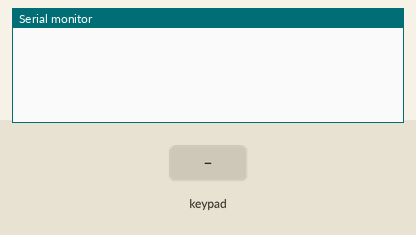
Recording of a sketch running on a simulated ESP32. Shown: the last lines printed to the serial monitor. Inputs (shaded band) come from the test bench.

Above: at 1.2 s.
1.3 s: key '1' pressed
At 1.9 s:
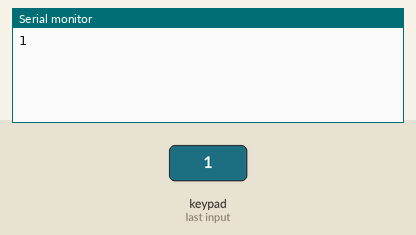
2.8 s: keypad keys 1 3 1 2 1 4 2 7 # pressed 0.4 s apart
At 6.9 s:
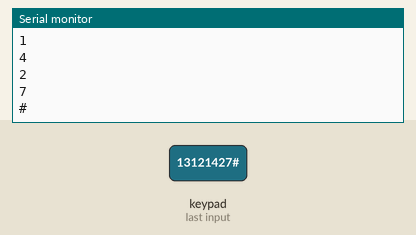
7.9 s: key 'A' pressed
At 8.3 s:
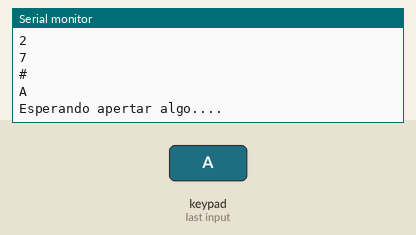
9.4 s: keypad keys 1 3 1 2 1 4 2 7 * pressed 0.4 s apart
At 14.0 s:
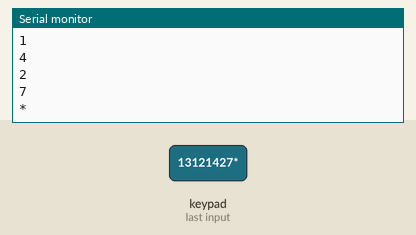
14.5 s: key 'B' pressed
At 15.5 s:
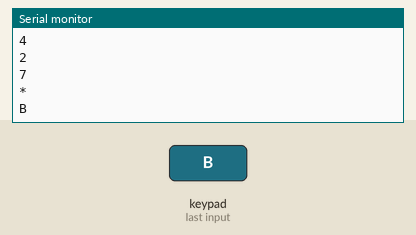
16.0 s: keypad keys 1 3 1 2 1 4 2 7 D pressed 0.4 s apart
At 20.5 s:
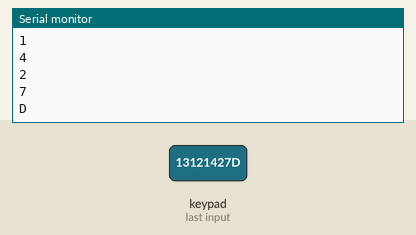
Timing chart, 0 to 22.0 s (numbered marks = the images above; inputs shaded):
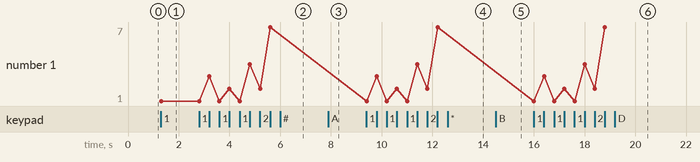

The sketch:

ESP32-KeyPad-Event.ino
```cpp
#include <Keypad.h>                                                // biblioteca Keypad

const byte ROWS = 4;                                               // Keypad 4 linhas
const byte COLS = 4;                                               // Keypad 4 colunas

char hexaKeys[ROWS][COLS] = {
  {'1', '2', '3', 'A'},
  {'4', '5', '6', 'B'},
  {'7', '8', '9', 'C'},
  {'*', '0', '#', 'D'}                                             // alterações *=F e #=E
};

byte rowPins[ROWS] = {13, 12, 14, 27};                               // portas D11 a D8 conectadas nas linhas do Keypad
byte colPins[COLS] = {26, 25, 33, 32};                                 // portas D7 a D4  conectadas nas colunas do Keypad
//{12, 11, 13, 2

Keypad keypad = Keypad( makeKeymap(hexaKeys), rowPins, colPins, ROWS, COLS);  // inicializa o Keypad


bool change = false;
unsigned long lastCall = 0;
boolean flag = HIGH;

void setup(){
  Serial.begin(115200);                    // console serial 9600 Bps
  //pinMode(LED_BUILTIN, OUTPUT);
  keypad.addEventListener(keypadEvent);

}

void loop(){
  char key = keypad.getKey();                  // leitura da tecla pressionada no Keypad
  //if(customKey){
    //Serial.println(customKey);
  //}
  //delay(20);
  if(millis() - lastCall >= 1000){
    lastCall = millis();
    flag = !flag;
    //digitalWrite(LED_BUILTIN, flag);
  }
  if (change == true) getnum();
}

void keypadEvent(KeypadEvent key){
  char tecla = keypad.getState();
  //switch(keypad.getState()){
  switch(tecla){
    case PRESSED:
    String s = (String)key;

      Serial.println(s);
      if(key == 'A'){
        change = true;
      }
      else{

      }
    break;
  }
}

void getnum(){
  Serial.println("Esperando apertar algo....");
  char key = keypad.waitForKey();

  if(key) Serial.println(key);
  change = false;
}

void handleState(){

}
```

Measured:
- after the input at 1.3 s, the serial monitor: prints a new line at once (image 1)
- after the input at 2.8 s, the serial monitor: prints a new line after 0.41 s (image 2)
- after the input at 7.9 s, the serial monitor: prints a new line at once (image 3)
- after the input at 9.4 s, the serial monitor: prints a new line at once (image 4)
- after the input at 14.5 s, the serial monitor: prints a new line at once (image 5)
- after the input at 16.0 s, the serial monitor: prints a new line at once (image 6)
- plotted number 1: 1 → 7 after the input at 2.8 s
